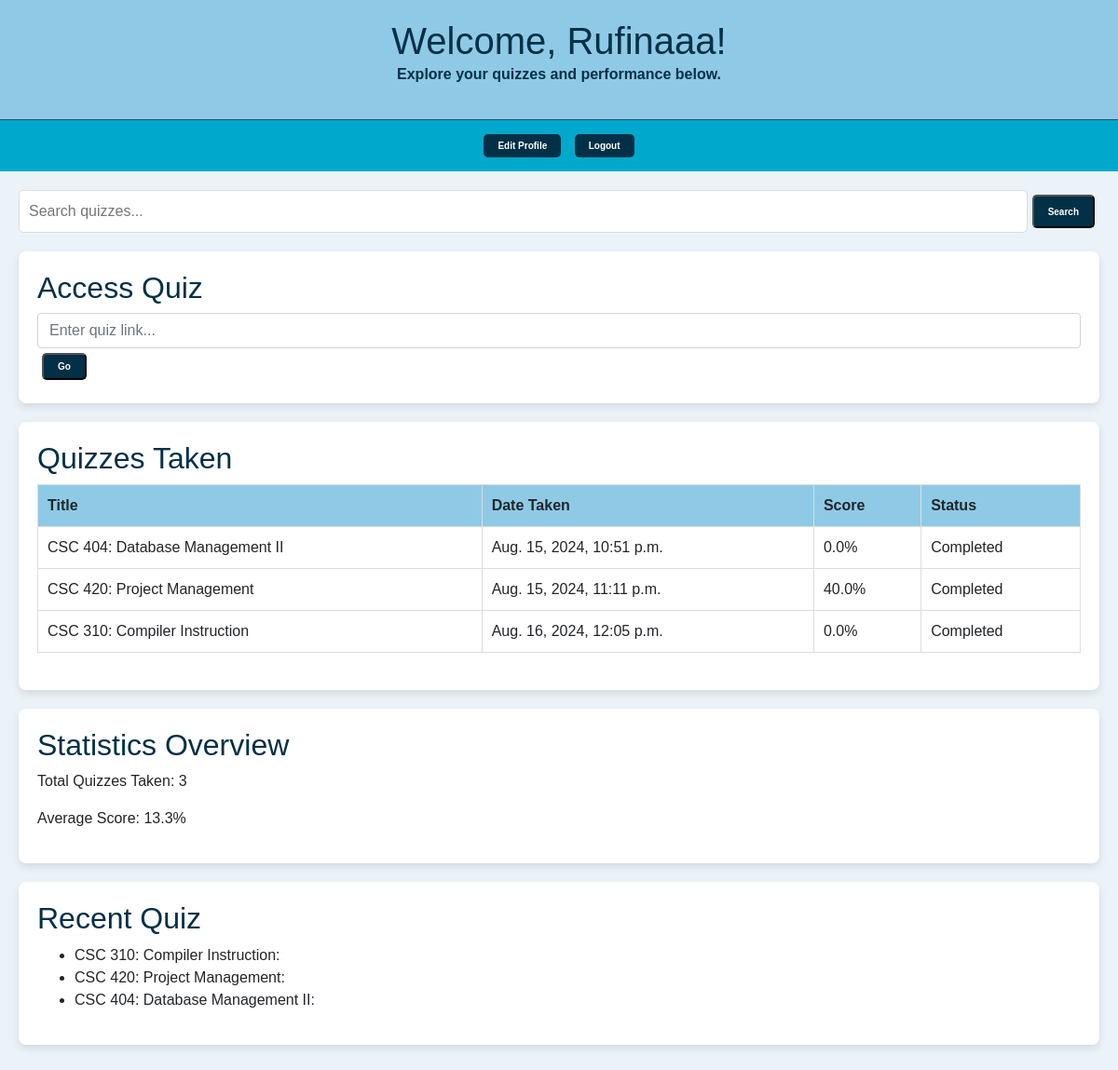
The page /api/quiz-taker-dashboard/ (signed in) on the database its author committed.
### quiz/models.py (models this page shows, shortened)
class CustomUser(AbstractBaseUser):
    username = models.CharField(max_length=30, unique=True)
    email = models.EmailField(max_length=255, unique=True)
    first_name = models.CharField(max_length=100, default='')
    last_name = models.CharField(max_length=100, default='')
    registration_number = models.CharField(max_length=255, unique=True, default="some_default_value")
    ROLE_CHOICES = (('quiz_master', 'Quiz Master'), ('quiz_taker', 'Quiz Taker'))
    role = models.CharField(max_length=20, choices=ROLE_CHOICES, default='quiz_taker')
    additional_info = models.TextField(blank=True, null=True)
    is_active = models.BooleanField(default=True)
    is_staff = models.BooleanField(default=False)
    is_superuser = models.BooleanField(default=False)
    date_joined = models.DateTimeField(default=timezone.now)
    objects = MyUserManager()
    USERNAME_FIELD = 'email'
    REQUIRED_FIELDS = ['username']

class Result(models.Model):
    user = models.ForeignKey(CustomUser, on_delete=models.CASCADE)
    quiz = models.ForeignKey(Quiz, on_delete=models.CASCADE)
    score = models.FloatField()
    completion_status = models.CharField(max_length=20)
    feedback = models.TextField()
    created_at = models.DateTimeField(default=timezone.now)
    @property
    def score_percentage(self):
        raw_percentage = (self.score / self.quiz.total_score) * 100
        return float(f"{raw_percentage:.3g}")

class Quiz(models.Model):
    uuid = models.UUIDField(default=uuid.uuid4, unique=True, editable=False)
    title = models.CharField(max_length=255)
    description = models.TextField()
    created_by = models.ForeignKey(CustomUser, on_delete=models.CASCADE, related_name='quizzes')
    created_at = models.DateTimeField(auto_now_add=True)
    updated_at = models.DateTimeField(auto_now=True)
    time_limit = models.PositiveIntegerField(default=0)
    total_score = models.FloatField(default=0.0)

### quiz/views.py (the view)
# urls.py: path('quiz-taker-dashboard/', quiz_taker_dashboard_view, name='quiz_taker_dashboard'),
@login_required
def quiz_taker_dashboard_view(request):
    user = request.user
    search_query = request.GET.get('search', '')
    quizzes_taken = Result.objects.filter(user=user)
    if search_query:
        quizzes_taken = quizzes_taken.filter(Q(quiz__title__icontains=search_query))
    total_quizzes = quizzes_taken.count()
    if total_quizzes > 0:
        average_score = sum(result.score_percentage for result in quizzes_taken) / total_quizzes
    else:
        average_score = 0
    average_score = float(f"{average_score:.3g}")
    recent_activity = quizzes_taken.order_by('-created_at')[:5]
    context = {
        'user': user,
        'quizzes_taken': quizzes_taken,
        'total_quizzes': total_quizzes,
        'average_score': round(average_score, 2),
        'recent_activity': recent_activity,
        'search_query': search_query,
    }
    return render(request, 'quiz_taker_dashboard.html', context)

### templates/quiz_taker_dashboard.html (shortened to what this page needs)
<!DOCTYPE html>
<html lang="en">
<head>
    {% load static %}
    <link href="https://stackpath.bootstrapcdn.com/bootstrap/4.5.2/css/bootstrap.min.css" rel="stylesheet">
</head>
<body>
    <header>
        <h1>Welcome, {{ user.username }}!</h1>
        <p>Explore your quizzes and performance below.</p>
    </header>
    <nav>
        <a href="{% url 'profile' %}" class="button">Edit Profile</a>
        <a href="{% url 'logout' %}" class="button">Logout</a>
    </nav>
    <main>
        <div class="search-bar">
            <input type="text" id="search-input" placeholder="Search quizzes..." aria-label="Search quizzes">
            <button id="search-button" class="button">Search</button>
        </div>
        <div class="section">
            <h2>Access Quiz</h2>
            <form id="access-quiz-form" method="POST">
                <input type="text" id="quiz-link" placeholder="Enter quiz link..." class="form-control" required>
                <button type="submit" class="button">Go</button>
            </form>
        </div>
        <div class="section">
            <h2>Quizzes Taken</h2>
            <table>
                <thead>
                    <tr>
                        <th>Title</th>
                        <th>Date Taken</th>
                        <th>Score</th>
                        <th>Status</th>
                    </tr>
                </thead>
                <tbody>
                    {% if quizzes_taken %}
                        {% for quiz in quizzes_taken %}
                            <tr>
                                <td>{{ quiz.quiz.title }}</td>
                                <td>{{ quiz.created_at }}</td>
                                <td>{{ quiz.score_percentage }}%</td>
                                <td>{{ quiz.completion_status }}</td>
                            </tr>
                        {% endfor %}
                    {% else %}
                        <tr>
                            <td colspan="4">No quizzes taken yet.</td>
                        </tr>
                    {% endif %}
                </tbody>
            </table>
        </div>
        <div class="section">
            <h2>Statistics Overview</h2>
            <p>Total Quizzes Taken: {{ total_quizzes }}</p>
            <p>Average Score: {{ average_score }}%</p>
        </div>
        <div class="section">
            <h2>Recent Quiz</h2>
            {% if recent_activity %}
                <ul>
                    {% for activity in recent_activity %}
                        <li>{{ activity.quiz.title }}: {{ activity.answer }}</li>
                    {% endfor %}
                </ul>
            {% else %}
                <p>No recent quizzes taken.</p>
            {% endif %}
        </div>
    </main>
</body>
</html>

### templates/quiz_taker_dashboard.html (style rules this page uses)
body { font-family: Arial, sans-serif; margin: 0; padding: 0; background-color: #ebf3f9; }
header { background-color: #8ecae6; color: #023047; padding: 20px; text-align: center; font-weight: bold; border-bottom: 1px solid #34495e; }
header h1 { margin: 0; }
main { padding: 20px; }
.section { margin-bottom: 20px; background-color: #fff; padding: 20px; border-radius: 8px; box-shadow: 0 4px 8px rgba(0, 0, 0, 0.1); }
.section h2 { margin-top: 0; color: #023047; }
table { width: 100%; border-collapse: collapse; margin-bottom: 20px; }
th, td { padding: 10px; border: 1px solid #ddd; text-align: left; }
th { background-color: #8ecae6; }
.button { display: inline-block; padding: 5px 15px; margin: 5px; font-size: 10px; font-weight: bold; background-color: #023047; color: #fff; text-decoration: none; border-radius: 5px; transition: background-color 0.3s; }
.search-bar { margin-bottom: 20px; display: flex; }
.search-bar input[type="text"] { padding: 10px; font-size: 16px; border: 1px solid #ddd; border-radius: 5px; flex-grow: 1; }
.search-bar button { margin-left: 5px; }
nav { background-color: #00a9cb; padding: 10px 0; text-align: center; }
nav a { color: #fff; margin: 0 15px; text-decoration: none; font-size: 1.2rem; }

### rows shown on the page
CustomUser: username "Rufinaaa"
Result: quiz "CSC 404: Database Management II", created_at "Aug. 15, 2024, 10:51 p.m.", score_percentage "0.0", completion_status "Completed"
Result: quiz "CSC 420: Project Management", created_at "Aug. 15, 2024, 11:11 p.m.", score_percentage "40.0", completion_status "Completed"
Result: quiz "CSC 310: Compiler Instruction", created_at "Aug. 16, 2024, 12:05 p.m.", score_percentage "0.0", completion_status "Completed"

### other values the page prints
{{ total_quizzes }} "3"
{{ average_score }} "13.3"
